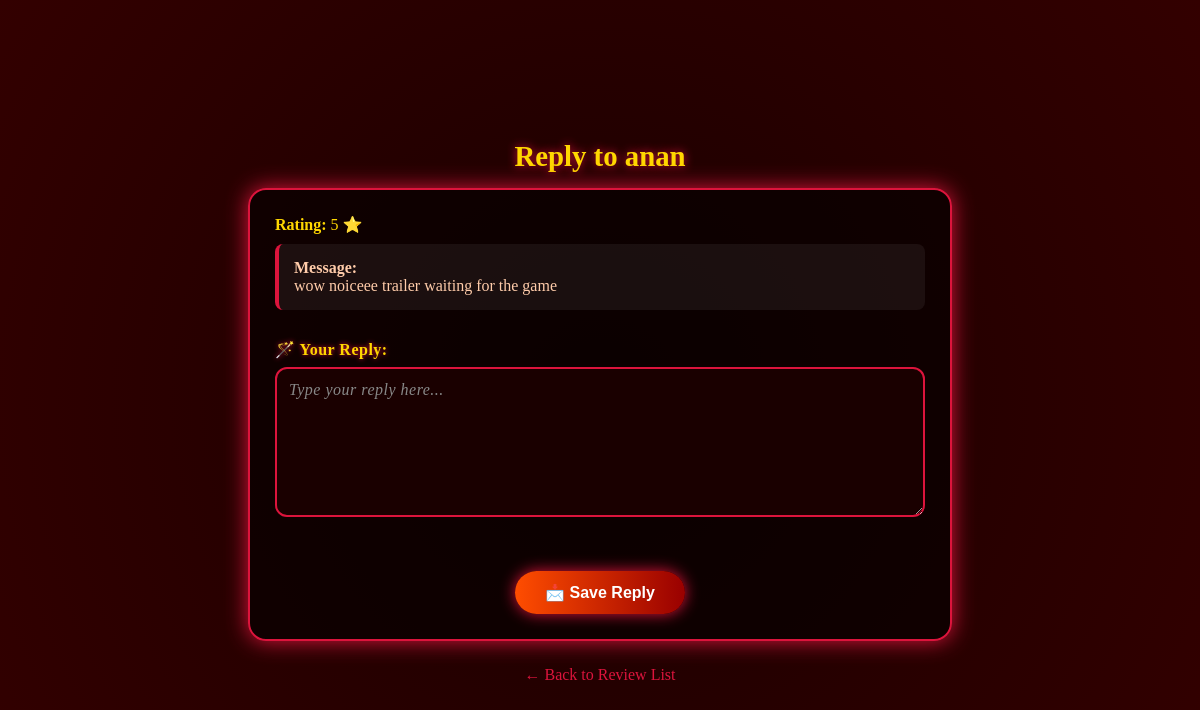
Page /reply_trailer_review.php?id=2 on the committed database.
### tables this page shows
CREATE TABLE `submit_trailer_review` (
  `id` int(11) NOT NULL,
  `user_name` varchar(100) NOT NULL,
  `rating` int(11) NOT NULL CHECK (`rating` between 1 and 5),
  `your_message` text NOT NULL,
  `created_at` timestamp NOT NULL DEFAULT current_timestamp(),
  `is_deleted` tinyint(1) DEFAULT 0,
  `admin_reply` text DEFAULT NULL
);

### reply_trailer_review.php (the view, shortened to what this page needs)
<?php
include('db.php');
$id = intval($_GET['id']);
$result = mysqli_query($conn, "SELECT * FROM submit_trailer_review WHERE id = $id");
$row = mysqli_fetch_assoc($result);
?>
<!DOCTYPE html>
<html lang="en">
<head>
</head>
<body>
<h2><i class="fas fa-envelope"></i> Reply to <?= htmlspecialchars($row['user_name']) ?></h2>
<div class="container">
        <div class="message-box"><strong>Rating:</strong> <?= $row['rating'] ?> ⭐</div>
  <div class="original"><strong>Message:</strong><br><?= nl2br(htmlspecialchars($row['your_message'])) ?></div>
  <form method="POST">
    <div class="form-group">
      <label for="reply"><i class="fas fa-scroll"></i>🪄 Your Reply:</label>
      <textarea name="reply" placeholder="Type your reply here..." required><?= htmlspecialchars($row['admin_reply'] ?? '') ?></textarea>
    </div>
    <div class="btn-container">
      <input type="submit" value="📩 Save Reply">
    </div>
  </form>
</div>
<div class="back">
  <a href="manage_trailer_review.php">← Back to Review List</a>
</div>
</body>
</html>

### reply_trailer_review.php (style rules this page uses)
body { margin: 0; padding: 0; height: 100vh; background: radial-gradient(circle at center, #1a0000, #330000); color: gold; font-family: 'Cinzel', serif; display: flex; justify-content: center; align-items: center; flex-direction: column; }
h2 { text-align: center; text-shadow: 0 0 10px crimson; font-size: 1.8rem; margin-bottom: 15px; }
.container { width: 90%; max-width: 650px; background: rgba(0, 0, 0, 0.6); padding: 25px; border: 2px solid crimson; border-radius: 18px; box-shadow: 0 0 22px crimson; }
label { display: block; margin-bottom: 8px; font-weight: bold; color: gold; font-size: 1rem; text-shadow: 0 0 5px crimson; letter-spacing: 0.5px; }
textarea { width: 100%; height: 150px; border-radius: 12px; border: 2px solid crimson; padding: 12px; background: #1a0000; color: white; font-family: 'Cinzel', serif; resize: vertical; font-size: 1rem; box-sizing: border-box; }
textarea::placeholder { color: #888; letter-spacing: 0.5px; font-style: italic; }
input[type="submit"] { background: linear-gradient(to right, #ff4d00, #990000); color: white; border: none; padding: 12px 30px; margin-top: 25px; font-weight: bold; border-radius: 30px; box-shadow: 0 0 15px crimson; cursor: pointer; font-size: 1rem; transition: 0.3s ease-in-out; }
.back { text-align: center; margin-top: 25px; }
.back a { color: crimson; text-decoration: none; font-size: 1rem; transition: 0.3s; }
.original { background: rgba(255, 255, 255, 0.06); padding: 15px; border-left: 4px solid crimson; margin-top: 10px; border-radius: 8px; color: #ffccaa; }
.form-group { margin-top: 30px; text-align: left; width: 100%; }
.btn-container { text-align: center; margin-top: 25px; }

### rows in the picture
submit_trailer_review: user_name "anan", rating "5", your_message "wow noiceee trailer waiting for the game"
